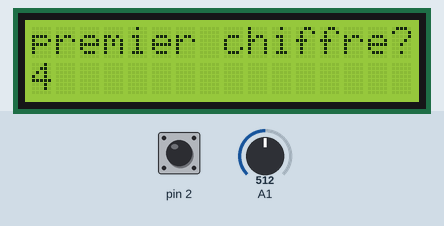
The sketch below on a simulated Arduino Uno, built with avr-gcc and run on an emulated ATmega328P. Shown: 16×2 character LCD. Inputs (shaded band) come from the test bench; at power-on: pin 2 HIGH, A1 = 512.

Above: at 1.2 s.
1.3 s: pin 2 driven LOW
At 2.4 s:
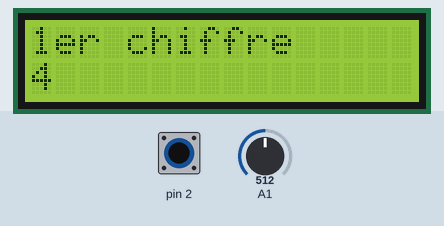
2.9 s: A1 set to 716
At 5.7 s:
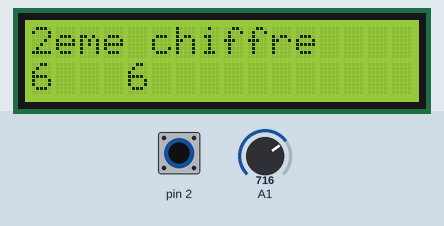
5.9 s: A1 set to 900
At 7.1 s:
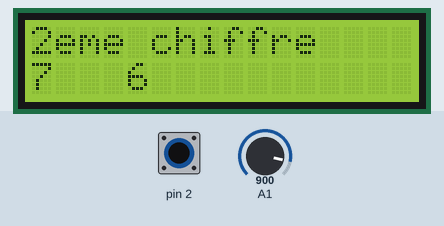
7.4 s: A1 set to 1023
At 8.0 s:
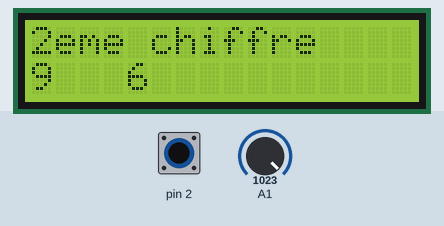
10.4 s: pin 2 pulsed HIGH 5 times (0.12 s each, 0.3 s apart)
At 11.0 s:
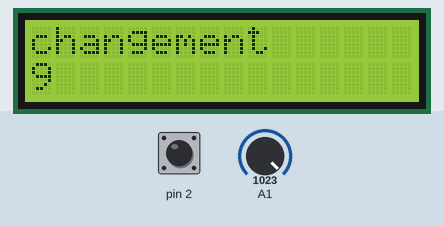
14.7 s: A1 set to 808
At 15.7 s:
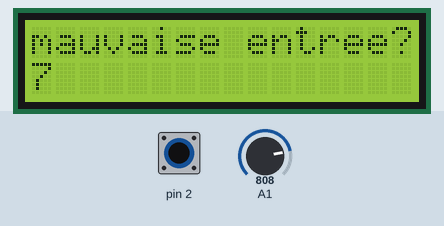

The sketch:

Coffre.ino
```cpp
#include "LiquidCrystal.h" //ajout de la librairie

//temps max avant remise a 0
#define TMAX 10000
//temps pour rentrer un chiffre
#define TCOMB 5000

//pour le clear
int etat = 0;

//pour le type
int type = 0;

//alimentation du potentiometre
const int pot = 6;
//const int ledV = 2;
//const int ledR = 4;

//ecran LCD
LiquidCrystal lcd(1,3,5,6,7,8,9,10,11,12); //liaison 8 bits de données

//potentiometre branché sur ax analog
// intetup branchée sur 2


// les 4 valeurs du coffres
int code[4] = {2,7,4,8};

//connaitre la position dans l'automate
int cpt = 0;
// valeur du potentiomatre
int val = 0;
//temps pour determiner les differants changements
unsigned long time1 = 0;
unsigned long time2 = 0;


void setup() {
  lcd.begin(16,2);
  lcd.setCursor(0,0);
  //  digitalWrite(pot,HIGH);
  time1 = millis();
  //  digitalWrite(ledR,HIGH);
  //  digitalWrite(ledV,LOW);
  attachInterrupt(0,change_etat,FALLING);
}

void loop() {
  if (type == 0) {
  lcd.clear();
  }
  val = map(analogRead(1),0,1023,0,9);
  time2 = millis();
  lcd.setCursor(0,2);
  if (cpt != 4) {
  lcd.print(val);
  }
  delay(1);

  if (type == 0 ) {

    switch(cpt) {
    case 0:
      //lcd.clear();
      lcd.setCursor(0,0);
      lcd.print("premier chiffre?");
      break;
    case 1:
      //lcd.clear();
      lcd.setCursor(0,0);
      lcd.print("second?");
      lcd.setCursor(4,1);
      lcd.print(code[0]);
      break;
    case 2:
      //lcd.clear();
      lcd.setCursor(0,0);
      lcd.print("3eme?");
      lcd.setCursor(4,1);
      lcd.print(code[0]);
      lcd.setCursor(6,1);
      lcd.print(code[1]);
      break;
    case 3:
      lcd.setCursor(0,0);
      lcd.print("dernier?");
      lcd.setCursor(4,1);
      lcd.print(code[0]);
      lcd.setCursor(6,1);
      lcd.print(code[1]);
      lcd.setCursor(8,1);
      lcd.print(code[2]);
      break;

    case 4:
      //lcd.clear();
      lcd.setCursor(0,0);
      lcd.print("ouvert!!");
      lcd.setCursor(0,1);
      lcd.print("code:");
      lcd.setCursor(6,1);
      lcd.print(code[0]);
      lcd.setCursor(8,1);
      lcd.print(code[1]);
      lcd.setCursor(10,1);
      lcd.print(code[2]);
      lcd.setCursor(12,1);
      lcd.print(code[3]);

      break;
    }

    if ((time2-time1) > TCOMB) {
      switch (cpt) {
	//premier chiffre
      case 0:
	test();
	break;

	//second
      case 1 :
	test();
	break;

	//3eme
      case 2 :
	test();
	break;

	//dernier
      case 3 :
	//tester si bon et ouvrir
	if (test() == 1 ) {
	  lcd.print("bien joue");
	  cpt = 4;
	}
	else {
	  cpt = 0;
	}
	break;
      }
    }
  }
  else {

    if (etat == 0) {
      switch(cpt) {
      case 0:
	lcd.clear();
	lcd.setCursor(0,0);
	lcd.print("1er chiffre");
	break;
      case 1:
	lcd.clear();
	lcd.setCursor(0,0);
	lcd.print("2eme chiffre");
	lcd.setCursor(4,1);
	lcd.print(code[0]);
	break;
      case 2:
	lcd.clear();
	lcd.setCursor(0,0);
	lcd.print("3eme chiffre");
	lcd.setCursor(4,1);
	lcd.print(code[0]);
	lcd.setCursor(6,1);
	lcd.print(code[1]);
	break;
      case 3:
	lcd.clear();
	lcd.setCursor(0,0);
	lcd.print("4eme chiffre");
	lcd.setCursor(4,1);
	lcd.print(code[0]);
	lcd.setCursor(6,1);
	lcd.print(code[1]);
	lcd.setCursor(8,1);
	lcd.print(code[2]);
	break;
      case 4:
	lcd.clear();
	lcd.setCursor(0,0);
	lcd.print("nouveau");
	lcd.setCursor(0,1);
	lcd.print("code:");
	lcd.setCursor(6,1);
	lcd.print(code[0]);
	lcd.setCursor(8,1);
	lcd.print(code[1]);
	lcd.setCursor(10,1);
	lcd.print(code[2]);
	lcd.setCursor(12,1);
	lcd.print(code[3]);
	break;
      }
      etat = 1;
    }

    if (((time2-time1) > TCOMB) && (cpt < 4)) {
      code[cpt] = val;
      cpt++;
      etat = 0;
      time1 = millis();
    }
  }

  delay(50);
}

int test() {
  if (val == code[cpt]) {
    cpt ++;
    time1 = millis();
    return 1;
  }
  else {
    //Serial.println("mauvaise entrée, veuillez recommencer");
    lcd.setCursor(0,0);
    lcd.print("mauvaise entree");
    delay(500);
    cpt = 0;
    time1 = millis();
    return 0;
  }

}

void change_etat() {
  lcd.clear() ;
  lcd.print("changement");
  if (type == 0) {
    type = 1;
  }
  else {
    type = 0;
  }
  cpt = 0;
  delay(2000);
}
```

Measured:
- after the input at 1.3 s, the display: first changes at once (image 1 shows a later state)
- after the input at 5.9 s, the display: changes at once (image 3)
- after the input at 10.4 s, the display: first changes after 0.14 s (image 5 shows a later state)
- what the display in image 4 shows lasts 2.8 s, from 7.4 s to 10.2 s
- what the display in image 6 shows lasts 0.5 s, from 15.3 s to 15.8 s
